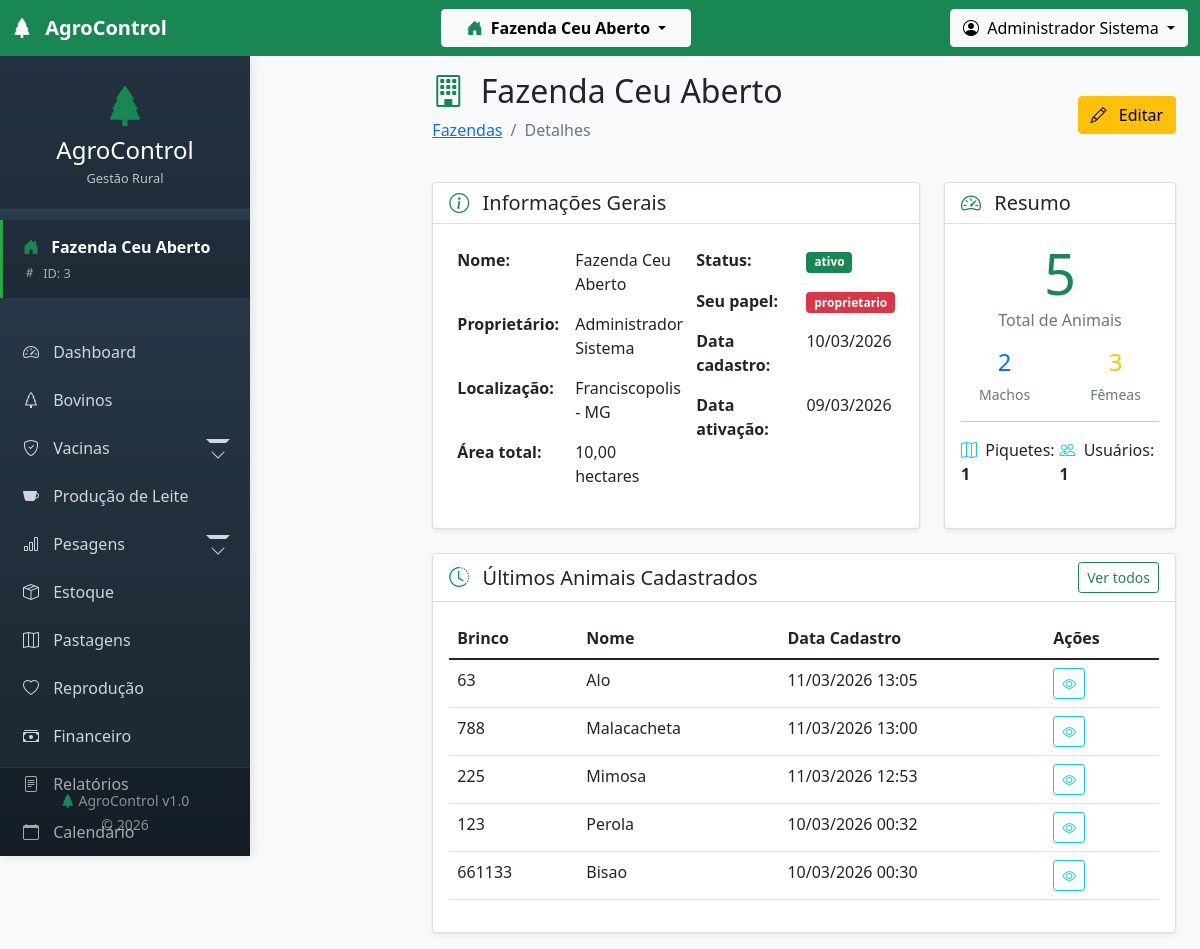
The app's page /modules/fazendas/visualizar.php?id=3 (signed in) with its own data.
### tables this page shows
CREATE TABLE `fazenda_usuarios` (
  `id` int(11) NOT NULL AUTO_INCREMENT,
  `id_fazenda` int(11) NOT NULL,
  `id_usuario` int(11) NOT NULL,
  `papel` enum('proprietario','administrador','gerente','veterinario','funcionario','consultor') DEFAULT 'funcionario',
  `setor` varchar(100) DEFAULT NULL,
  `permissões` text DEFAULT NULL,
  `recebe_notificacoes` tinyint(1) DEFAULT 1,
  `data_atribuicao` timestamp NULL DEFAULT current_timestamp(),
  `data_remocao` timestamp NULL DEFAULT NULL,
  `ativo` tinyint(1) DEFAULT 1,
  PRIMARY KEY (`id`),
  UNIQUE KEY `unique_usuario_fazenda` (`id_fazenda`,`id_usuario`,`ativo`),
  KEY `id_usuario` (`id_usuario`),
  CONSTRAINT `fazenda_usuarios_ibfk_1` FOREIGN KEY (`id_fazenda`) REFERENCES `fazendas` (`id`) ON DELETE CASCADE,
  CONSTRAINT `fazenda_usuarios_ibfk_2` FOREIGN KEY (`id_usuario`) REFERENCES `usuarios` (`id`)
);

CREATE TABLE `fazendas` (
  `id` int(11) NOT NULL AUTO_INCREMENT,
  `id_proprietario` int(11) NOT NULL,
  `id_plano` int(11) NOT NULL,
  `nome_fazenda` varchar(150) NOT NULL,
  `nome_fantasia` varchar(150) DEFAULT NULL,
  `cnpj` varchar(20) DEFAULT NULL,
  `inscricao_estadual` varchar(20) DEFAULT NULL,
  `email_principal` varchar(100) DEFAULT NULL,
  `telefone_principal` varchar(20) DEFAULT NULL,
  `telefone_secundario` varchar(20) DEFAULT NULL,
  `whatsapp` varchar(20) DEFAULT NULL,
  `site` varchar(255) DEFAULT NULL,
  `logradouro` varchar(255) DEFAULT NULL,
  `numero` varchar(20) DEFAULT NULL,
  `complemento` varchar(100) DEFAULT NULL,
  `bairro` varchar(100) DEFAULT NULL,
  `cidade` varchar(100) DEFAULT NULL,
  `estado` char(2) DEFAULT NULL,
  `cep` varchar(10) DEFAULT NULL,
  `pais` varchar(50) DEFAULT 'Brasil',
  `latitude` decimal(10,8) DEFAULT NULL,
  `longitude` decimal(11,8) DEFAULT NULL,
  `area_total_hectares` decimal(10,2) DEFAULT NULL,
  `area_agricola_hectares` decimal(10,2) DEFAULT NULL,
  `area_pastagem_hectares` decimal(10,2) DEFAULT NULL,
  `area_preservacao_hectares` decimal(10,2) DEFAULT NULL,
  `bioma` varchar(100) DEFAULT NULL,
  `idioma` varchar(10) DEFAULT 'pt_BR',
  `timezone` varchar(50) DEFAULT 'America/Sao_Paulo',
  `moeda` varchar(3) DEFAULT 'BRL',
  `formato_data` varchar(20) DEFAULT 'd/m/Y',
  `logo` varchar(255) DEFAULT NULL,
  `cor_primaria` varchar(7) DEFAULT '#28a745',
  `cor_secundaria` varchar(7) DEFAULT '#6c757d',
  `status` enum('trial','ativo','inadimplente','suspenso','cancelado') DEFAULT 'trial',
  `ativo` tinyint(1) DEFAULT 1,
  `data_ativacao` date DEFAULT NULL,
  `data_expiracao` date DEFAULT NULL,
  `data_cancelamento` date DEFAULT NULL,
  `motivo_cancelamento` text DEFAULT NULL,
  `observacoes` text DEFAULT NULL,
  `data_cadastro` timestamp NULL DEFAULT current_timestamp(),
  `data_atualizacao` timestamp NULL DEFAULT NULL ON UPDATE current_timestamp(),
  PRIMARY KEY (`id`),
  KEY `id_plano` (`id_plano`),
  KEY `idx_status` (`status`),
  KEY `idx_proprietario` (`id_proprietario`),
  CONSTRAINT `fazendas_ibfk_1` FOREIGN KEY (`id_proprietario`) REFERENCES `usuarios` (`id`),
  CONSTRAINT `fazendas_ibfk_2` FOREIGN KEY (`id_plano`) REFERENCES `planos` (`id`)
);

CREATE TABLE `bovinos` (
  `id` int(11) NOT NULL AUTO_INCREMENT,
  `id_fazenda` int(11) NOT NULL,
  `id_usuario_cadastro` int(11) DEFAULT NULL,
  `id_raca` int(11) DEFAULT NULL,
  `id_situacao` int(11) DEFAULT NULL,
  `id_piquete_atual` int(11) DEFAULT NULL,
  `id_pai` int(11) DEFAULT NULL,
  `id_mae` int(11) DEFAULT NULL,
  `brinco` varchar(50) NOT NULL,
  `brinco_eletronico` varchar(50) DEFAULT NULL,
  `brinco_pai` varchar(50) DEFAULT NULL,
  `brinco_mae` varchar(50) DEFAULT NULL,
  `nome` varchar(100) DEFAULT NULL,
  `registro_abcrh` varchar(50) DEFAULT NULL,
  `registro_anc` varchar(50) DEFAULT NULL,
  `data_nascimento` date DEFAULT NULL,
  `sexo` enum('M','F') NOT NULL,
  `peso_nascimento` decimal(7,2) DEFAULT NULL,
  `peso_atual` decimal(7,2) DEFAULT NULL,
  `condicao_corporal` decimal(3,2) DEFAULT NULL,
  `cor_pelagem` varchar(50) DEFAULT NULL,
  `origem` enum('nascido','comprado','doacao','troca') DEFAULT 'nascido',
  `data_entrada` date NOT NULL,
  `valor_compra` decimal(10,2) DEFAULT NULL,
  `comprado_de` varchar(255) DEFAULT NULL,
  `nome_pai` varchar(100) DEFAULT NULL,
  `raca_pai` varchar(100) DEFAULT NULL,
  `nome_mae` varchar(100) DEFAULT NULL,
  `raca_mae` varchar(100) DEFAULT NULL,
  `data_saida` date DEFAULT NULL,
  `motivo_saida` varchar(100) DEFAULT NULL,
  `valor_venda` decimal(10,2) DEFAULT NULL,
  `observacoes` text DEFAULT NULL,
  `ativo` tinyint(1) DEFAULT 1,
  `data_cadastro` timestamp NULL DEFAULT current_timestamp(),
  `data_atualizacao` timestamp NULL DEFAULT NULL ON UPDATE current_timestamp(),
  PRIMARY KEY (`id`),
  UNIQUE KEY `unique_brinco_fazenda` (`id_fazenda`,`brinco`),
  KEY `id_raca` (`id_raca`),
  KEY `id_pai` (`id_pai`),
  KEY `id_mae` (`id_mae`),
  KEY `idx_bovinos_fazenda` (`id_fazenda`),
  KEY `idx_bovinos_situacao` (`id_situacao`),
  KEY `idx_bovinos_piquete` (`id_piquete_atual`),
  KEY `id_usuario_cadastro` (`id_usuario_cadastro`),
  CONSTRAINT `bovinos_ibfk_1` FOREIGN KEY (`id_fazenda`) REFERENCES `fazendas` (`id`) ON DELETE CASCADE,
  CONSTRAINT `bovinos_ibfk_2` FOREIGN KEY (`id_raca`) REFERENCES `racas` (`id`),
  CONSTRAINT `bovinos_ibfk_3` FOREIGN KEY (`id_situacao`) REFERENCES `situacoes` (`id`),
  CONSTRAINT `bovinos_ibfk_4` FOREIGN KEY (`id_piquete_atual`) REFERENCES `piquetes` (`id`),
  CONSTRAINT `bovinos_ibfk_5` FOREIGN KEY (`id_pai`) REFERENCES `bovinos` (`id`),
  CONSTRAINT `bovinos_ibfk_6` FOREIGN KEY (`id_mae`) REFERENCES `bovinos` (`id`),
  CONSTRAINT `bovinos_ibfk_7` FOREIGN KEY (`id_usuario_cadastro`) REFERENCES `usuarios` (`id`)
);

### modules/fazendas/visualizar.php (the view, shortened to what the rows shown need)
<?php
require_once '../../config/database.php';
require_once '../../config/tenant.php';
$userId = $_SESSION['usuario_id'];
$id = isset($_GET['id']) ? intval($_GET['id']) : 0;
$checkSql = "SELECT f.*, ufp.papel
             FROM fazendas f
             INNER JOIN fazenda_usuarios ufp ON f.id = ufp.id_fazenda
             WHERE f.id = $id AND ufp.id_usuario = $userId AND ufp.ativo = 1";
$result = executeQuery($checkSql);
$fazenda = $result->fetch_assoc();
$stats = [];
$sqlBovinos = "SELECT COUNT(*) as total FROM bovinos WHERE id_fazenda = $id AND ativo = 1";
$resBovinos = executeQuery($sqlBovinos);
$stats['total_bovinos'] = $resBovinos->fetch_assoc()['total'];
$sqlSexo = "SELECT sexo, COUNT(*) as total FROM bovinos WHERE id_fazenda = $id AND ativo = 1 GROUP BY sexo";
$resSexo = executeQuery($sqlSexo);
$stats['machos'] = 0;
$stats['femeas'] = 0;
while ($row = $resSexo->fetch_assoc()) {
    if ($row['sexo'] == 'M') $stats['machos'] = $row['total'];
    else $stats['femeas'] = $row['total'];
}
$sqlPiquetes = "SELECT COUNT(*) as total FROM piquetes WHERE id_fazenda = $id";
$resPiquetes = executeQuery($sqlPiquetes);
$stats['total_piquetes'] = $resPiquetes->fetch_assoc()['total'];
$sqlUsuarios = "SELECT COUNT(*) as total FROM fazenda_usuarios WHERE id_fazenda = $id AND ativo = 1";
$resUsuarios = executeQuery($sqlUsuarios);
$stats['total_usuarios'] = $resUsuarios->fetch_assoc()['total'];
$sqlUltimos = "SELECT id, brinco, nome, data_cadastro
               FROM bovinos
               WHERE id_fazenda = $id AND ativo = 1
               ORDER BY data_cadastro DESC
               LIMIT 5";
$ultimosBovinos = executeQuery($sqlUltimos);
include '../../includes/header.php';
include '../../includes/sidebar.php';
?>
<main class="col-lg-10 ms-auto px-4 py-3">
    <div class="d-flex justify-content-between align-items-center mb-4">
        <div>
            <h1 class="h2">
                <i class="bi bi-building me-2 text-success"></i>
                <?php echo $fazenda['nome_fazenda']; ?>
            </h1>
            <nav aria-label="breadcrumb">
                <ol class="breadcrumb">
                </ol>
            </nav>
        </div>
    </div>
    <div class="row g-4 mb-4">
        <div class="col-md-8">
            <div class="card shadow-sm h-100">
                <div class="card-body">
                    <div class="row">
                        <div class="col-md-6">
                            <table class="table table-borderless">
                                <tr>
                                    <th width="150">Nome:</th>
                                    <td><?php echo $fazenda['nome_fazenda']; ?></td>
                                </tr>
                                <tr>
                                    <th>Proprietário:</th>
                                </tr>
                                <tr>
                                    <th>Localização:</th>
                                    <td>
                                        <?php
                                        echo $fazenda['cidade'] ?: 'Não informado';
                                        echo $fazenda['estado'] ? ' - ' . $fazenda['estado'] : '';
                                        ?>
                                    </td>
                                </tr>
                                <tr>
                                    <th>Área total:</th>
                                    <td>
                                        <?php echo $fazenda['area_total_hectares'] ? number_format($fazenda['area_total_hectares'], 2, ',', '.') . ' hectares' : 'Não informado'; ?>
                                    </td>
                                </tr>
                            </table>
                        </div>
                        <div class="col-md-6">
                            <table class="table table-borderless">
                                <tr>
                                    <th width="150">Status:</th>
                                    <td>
                                        <span class="badge bg-<?php echo $fazenda['status'] == 'ativo' ? 'success' : 'warning'; ?>">
                                            <?php echo $fazenda['status']; ?>
                                        </span>
                                    </td>
                                </tr>
                                <tr>
                                    <th>Seu papel:</th>
                                    <td>
                                        <span class="badge bg-<?php
                                            echo $fazenda['papel'] == 'proprietario' ? 'danger' :
                                                ($fazenda['papel'] == 'gerente' ? 'warning' : 'info');
                                        ?>">
                                            <?php echo $fazenda['papel']; ?>
                                        </span>
                                    </td>
                                </tr>
                                <tr>
                                    <th>Data cadastro:</th>
                                    <td><?php echo date('d/m/Y', strtotime($fazenda['data_cadastro'])); ?></td>
                                </tr>
                                <tr>
                                    <th>Data ativação:</th>
                                    <td><?php echo $fazenda['data_ativacao'] ? date('d/m/Y', strtotime($fazenda['data_ativacao'])) : 'Não informado'; ?></td>
                                </tr>
                            </table>
                        </div>
                    </div>
                </div>
            </div>
        </div>
        <div class="col-md-4">
            <div class="card shadow-sm h-100">
                <div class="card-body">
                    <div class="row text-center">
                        <div class="col-6">
                            <div class="h4 text-warning"><?php echo $stats['femeas']; ?></div>
                            <div class="small text-muted">Fêmeas</div>
                        </div>
                    </div>
                </div>
            </div>
        </div>
    </div>
    <div class="card shadow-sm">
        <div class="card-body">
            <?php if ($ultimosBovinos && $ultimosBovinos->num_rows > 0): ?>
            <div class="table-responsive">
                <table class="table table-hover">
                    <thead>
                        <tr>
                            <th>Brinco</th>
                            <th>Nome</th>
                            <th>Data Cadastro</th>
                            <th>Ações</th>
                        </tr>
                    </thead>
                    <tbody>
                        <?php while ($bovino = $ultimosBovinos->fetch_assoc()): ?>
                        <tr>
                            <td><?php echo $bovino['brinco']; ?></td>
                            <td><?php echo $bovino['nome'] ?: '-'; ?></td>
                            <td><?php echo date('d/m/Y H:i', strtotime($bovino['data_cadastro'])); ?></td>
                            <td>
                                <a href="../bovinos/visualizar.php?id=<?php echo $bovino['id']; ?>" class="btn btn-sm btn-outline-info">
                                    <i class="bi bi-eye"></i>
                                </a>
                            </td>
                        </tr>
                        <?php endwhile; ?>
                    </tbody>
                </table>
            </div>
            <?php endif; ?>
        </div>
    </div>
</main>
<?php include '../../includes/footer.php'; ?>

### records on screen
fazenda_usuarios: id_fazenda.nome_fazenda "Fazenda Ceu Aberto", id_fazenda.cidade "Franciscopolis", id_fazenda.estado "MG", id_fazenda.area_total_hectares "10,00", id_fazenda.status "ativo", papel "proprietario", id_fazenda.data_cadastro "10/03/2026", id_fazenda.data_ativacao "09/03/2026", id_fazenda "3"
bovinos: brinco "63", nome "Alo", data_cadastro "11/03/2026 13:05"
bovinos: brinco "788", nome "Malacacheta", data_cadastro "11/03/2026 13:00"
bovinos: brinco "225", nome "Mimosa", data_cadastro "11/03/2026 12:53"
bovinos: brinco "123", nome "Perola", data_cadastro "10/03/2026 00:32"
bovinos: brinco "661133", nome "Bisao", data_cadastro "10/03/2026 00:30"

### other values on screen
$activeFarmName "Fazenda Ceu Aberto"
$_SESSION['usuario_nome'] "Administrador Sistema"
TenantManager::getActiveFarmName() "Fazenda Ceu Aberto"
$farmId "3"
$stats['total_bovinos'] "5"
$stats['machos'] "2"
$stats['total_piquetes'] "1"
$stats['total_usuarios'] "1"
